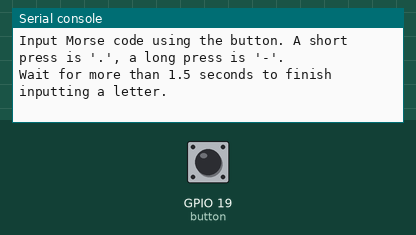
Bench run of a program on a simulated ESP32 board running MicroPython. On the bench: the last lines printed to the serial console. The test bench sets the inputs (shaded band); at power-on: GPIO 19 (button) HIGH. The clock reads 2024-03-15 10:24:30 at power-on unless the program sets it.

Above: at 1.2 s.
1.3 s: GPIO 19 (button) pulled LOW for 0.15 s
At 4.1 s:
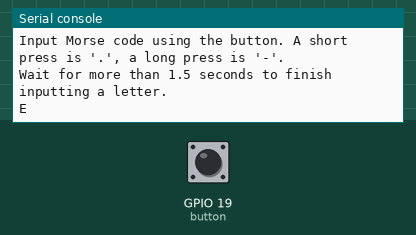
4.4 s: GPIO 19 (button) pulled LOW for 1 s
At 7.4 s:
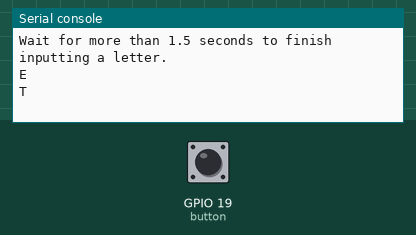
8.4 s: GPIO 19 (button) pulsed LOW 2 times (0.12 s each, 0.3 s apart)
At 10.8 s:
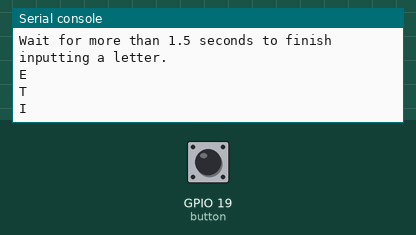
11.5 s: GPIO 19 (button) pulsed LOW 5 times (0.12 s each, 0.3 s apart)
At 15.1 s:
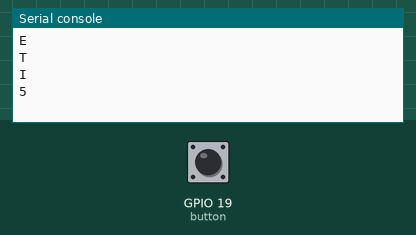

The program:

traffic_light_2.py
```python
import machine
import time

# Define the GPIO pin for the button
button_pin = 19
button = machine.Pin(button_pin, machine.Pin.IN, machine.Pin.PULL_UP)

# Morse code mapping
morse_code = {
    'A': '.-', 'B': '-...', 'C': '-.-.', 'D': '-..', 'E': '.', 'F': '..-.', 'G': '--.', 'H': '....',
    'I': '..', 'J': '.---', 'K': '-.-', 'L': '.-..', 'M': '--', 'N': '-.', 'O': '---', 'P': '.--.',
    'Q': '--.-', 'R': '.-.', 'S': '...', 'T': '-', 'U': '..-', 'V': '...-', 'W': '.--', 'X': '-..-',
    'Y': '-.--', 'Z': '--..', '0': '-----', '1': '.----', '2': '..---', '3': '...--', '4': '....-',
    '5': '.....', '6': '-....', '7': '--...', '8': '---..', '9': '----.', '.': '.-.-.-', ',': '--..--',
    '?': '..--..', "'": '.----.', '!': '-.-.--', '/': '-..-.', '(': '-.--.', ')': '-.--.-', '&': '.-...',
    ':': '---...', ';': '-.-.-.', '=': '-...-', '+': '.-.-.', '-': '-....-', '_': '..--.-', '"': '.-..-.',
    '$': '...-..-', '@': '.--.-.', ' ': '/'
}

dot_duration = 0.2
dash_duration = 0.6
end_of_letter_duration = 1.5

def interpret_button_press():
    morse_string = ''
    while True:
        while button.value() == 1:
            time.sleep(0.05)

        # Measure the duration of the button press
        start_time = time.time()
        while button.value() == 0:
            pass
        end_time = time.time()
        duration = end_time - start_time

        if duration <= dot_duration:
            morse_string += '.'
        else:
            morse_string += '-'

        # Wait to see if the user finishes inputting the letter
        start_time = time.time()
        while button.value() == 1:
            if (time.time() - start_time) > end_of_letter_duration:
                return morse_string

def main():
    print("Input Morse code using the button. A short press is '.', a long press is '-'.")
    print("Wait for more than 1.5 seconds to finish inputting a letter.")

    while True:
        morse_string = interpret_button_press()
        for key, value in morse_code.items():
            if value == morse_string:
                print(key)
                break
        else:
            print(f"Unrecognized Morse code: {morse_string}")

if __name__ == "__main__":
    main()
```

Measured:
- after the input at 1.3 s, the serial console: prints a new line after 1.7 s (image 1)
- after the input at 4.4 s, the serial console: prints a new line after 2.6 s (image 2)
- after the input at 8.4 s, the serial console: prints a new line after 1.6 s (image 3)
- after the input at 11.5 s, the serial console: prints a new line after 2.5 s (image 4)
